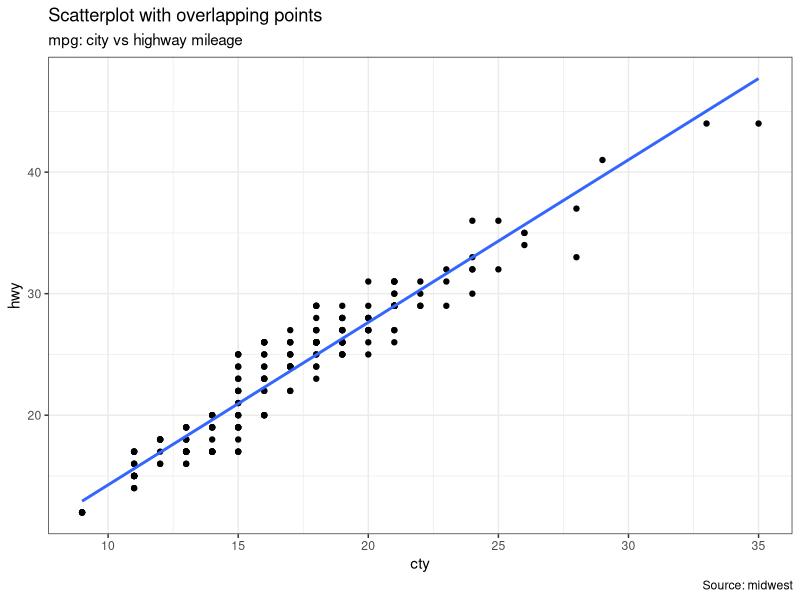

Source code (R):
# load package and data
library(ggplot2)
data(mpg, package="ggplot2") # alternate source: "http://goo.gl/uEeRGu")
theme_set(theme_bw())  # pre-set the bw theme.

g <- ggplot(mpg, aes(cty, hwy))

# Scatterplot
g + geom_point() + 
  geom_smooth(method="lm", se=F) +
  labs(subtitle="mpg: city vs highway mileage", 
       y="hwy", 
       x="cty", 
       title="Scatterplot with overlapping points", 
       caption="Source: midwest")